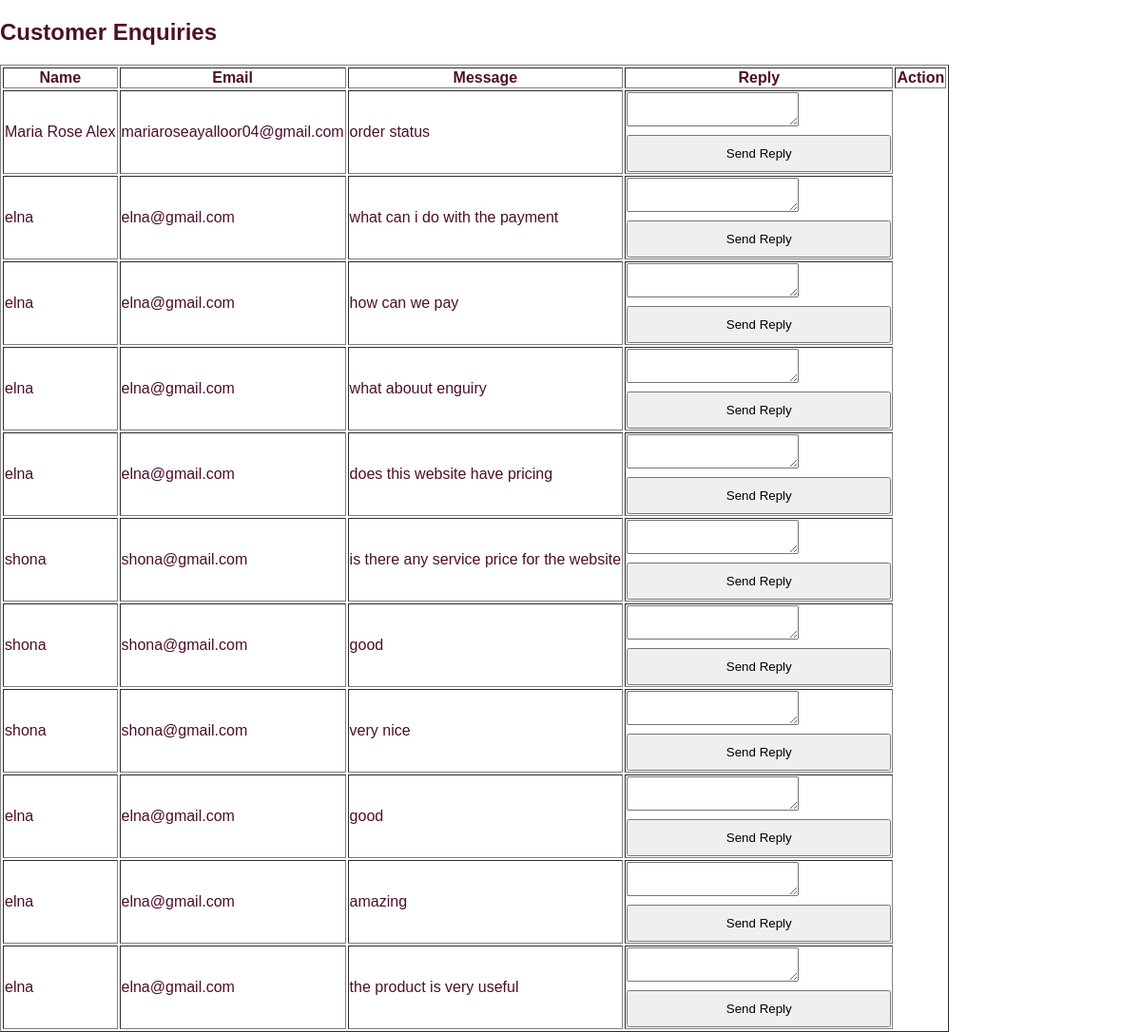
Page /admin/enquiries on the committed database.
### tables this page shows
CREATE TABLE contact_messages (
            id INTEGER PRIMARY KEY AUTOINCREMENT,
            name TEXT NOT NULL,
            email TEXT NOT NULL,
            content TEXT NOT NULL,
            timestamp DATETIME DEFAULT CURRENT_TIMESTAMP
        , reply TEXT, status TEXT DEFAULT 'unread');

### app.py (the view)
@app.route('/admin/enquiries')
def admin_enquiries():
    conn = sqlite3.connect('craftconnect.db')
    cursor = conn.cursor()
    cursor.execute('SELECT id, name, email, content, timestamp FROM contact_messages ORDER BY timestamp DESC')
    enquiries = cursor.fetchall()
    conn.close()
    return render_template('admin_enquiries.html', enquiries=enquiries)

### templates/admin_enquiries.html (shortened to what this page needs)
<!DOCTYPE html>
<html lang="en">
<head>
    <link rel="stylesheet" href="{{ url_for('static', filename='css/styles.css') }}">
</head>
<body>
    <h2>Customer Enquiries</h2>
    <table border="1">
        <tr>
            <th>Name</th>
            <th>Email</th>
            <th>Message</th>
            <th>Reply</th>
            <th>Action</th>
        </tr>
        {% for enquiry in enquiries %}
        <tr>
            <td>{{ enquiry[1] }}</td>
            <td>{{ enquiry[2] }}</td>
            <td>{{ enquiry[3] }}</td>
            <td>
                <form action="{{ url_for('reply_enquiry', enquiry_id=enquiry[0]) }}" method="POST">
                    <textarea name="reply_message" required></textarea>
                    <button type="submit">Send Reply</button>
                </form>
            </td>
        </tr>
        {% endfor %}
    </table>
</body>
</html>

### static/css/styles.css (style rules this page uses)
body { margin: 0; padding: 0; font-family: Arial, sans-serif; background: white; color: #4D0F28; min-height: 100vh; box-sizing: border-box; }
input, button { width: 100%; padding: 10px; margin-top: 5px; }

### rows in the picture
contact_messages: name "Maria Rose Alex", email "mariaroseayalloor04@gmail.com", content "order status"
contact_messages: name "elna", email "elna@gmail.com", content "what can i do with the payment"
contact_messages: name "elna", email "elna@gmail.com", content "how can we pay"
contact_messages: name "elna", email "elna@gmail.com", content "what abouut enguiry"
contact_messages: name "elna", email "elna@gmail.com", content "does this website have pricing"
contact_messages: name "shona", email "shona@gmail.com", content "is there any service price for the website"
contact_messages: name "shona", email "shona@gmail.com", content "good"
contact_messages: name "shona", email "shona@gmail.com", content "very nice"
contact_messages: name "elna", email "elna@gmail.com", content "good"
contact_messages: name "elna", email "elna@gmail.com", content "amazing"
contact_messages: name "elna", email "elna@gmail.com", content "the product is very useful"
